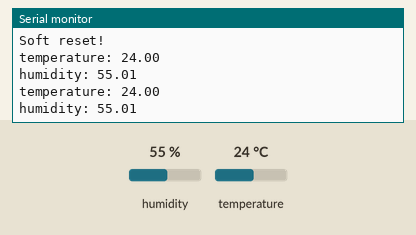
The sketch below on a simulated Arduino Leonardo, built with avr-gcc and run on an emulated ATmega32U4. Parts: the last lines printed to the serial monitor. Wiring (inferred from the names in the program): HTU21/Si7021 sensor at I2C address 0x40. The test bench sets the inputs (shaded band); at power-on: humidity 55 %, temperature 24 °C.

Above: at 1.3 s.
1.4 s: humidity set to 22 %
At 2.5 s:
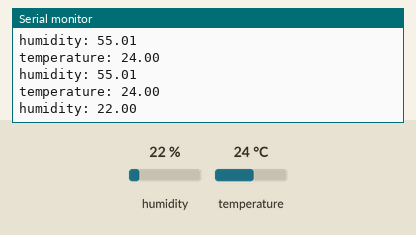
2.9 s: temperature set to 12 °C
At 4.0 s:
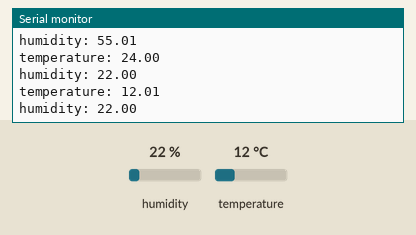
4.4 s: humidity set to 40 %
At 6.0 s:
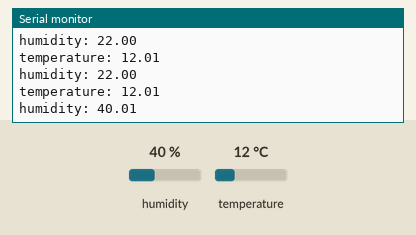
Timing chart, 0 to 7.5 s (numbered marks = the images above; inputs shaded):
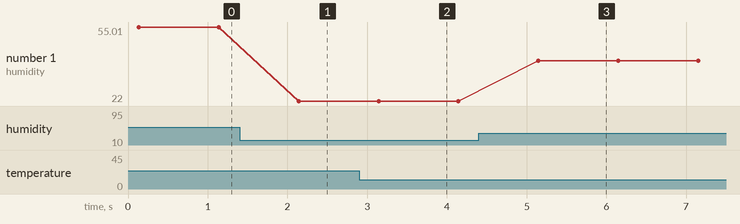

The sketch:

SHT20_reader.ino
```cpp
// SHT20 reader
//by jiahao chen on 2018.2.9
//SDA: A4; SCL: A5

#include <SHT20_reader.h>

void setup() {
  Wire.begin();

  Serial.begin(9600);
  while (!Serial);             // Leonardo: wait for serial monitor
  Serial.println("\nSHT20 reader");
  delay(100);

  //soft reset
  if (softReset() == 0) {
    Serial.println("Soft reset!");
    delay(20);
  }
}

void loop() {

  //read register
  //  unsigned char val;
  //  if (readReg(&val) > 0) {
  //    Serial.print("read register: ");
  //    Serial.println(val, HEX);
  //  }
  //  //write register
  //  Serial.println("write register:");
  //  if ((val = writeReg( MODE_RH10_T13 )) == 0) {
  //    Serial.println("success!");
  //  }
  //  delay(100);
  //  //read again
  //  if (readReg(&val) > 0) {
  //    Serial.print("read register again: ");
  //    Serial.println(val, HEX);
  //  }
  //  unsigned char buf[] = {0x11, 0x44}; // 00010010, 00110100
  //  short value = (buf[0] << 8) | (buf[1]); //0001001000110100
  //  Serial.println(value, HEX); //0x1234

  //temperature mesurement
  unsigned short temp;
  if (measurement(&temp, T_MES_HOLD_MASTER)) {
    Serial.print("temperature: ");
    Serial.println(tempConvertion(temp));
  }
  //humidity
  if (measurement(&temp, RH_MES_HOLD_MASTER)) {
    Serial.print("humidity: ");
    Serial.println(humidConvertion(temp));
  }
  delay(1000);
}

//////////////////////////////////////// soft reset to sensor/////////////////////////////////
char softReset() {
  Wire.beginTransmission(ADDRESS); // transmit to device #64 (0x40)
  Serial.println(Wire.write(SOFT_RESET));
  char st = Wire.endTransmission();
  Serial.println( st, HEX );
  return st;     // stop transmitting
}

/////////////////////////////////////////////set up user register//////////////////////////////////
char writeReg(char valToWrite) {
  unsigned char buf[2];
  buf[0] = WRITE_USER_REG;
  unsigned char val;

  //read the register to get the reserved bits
  if (readReg( &val) > 0) {
    //    Serial.println(val, HEX); // 0x3A = 0011 1010
    val &= RESERVED_BITS_MASK; // 0011 1010 & 0011 1000 = 0011 1000 = 0x38
    //    Serial.println(val, HEX); //
    buf[1] = valToWrite | val; //value to send  0011 1000 | 10000011 = 1011 1011 = 0xBB
    //    Serial.println(buf[1], HEX);

    Wire.beginTransmission(ADDRESS); // transmit to device #64 (0x40)
    Serial.print("write number: ");
    Serial.println(Wire.write(buf, 2));           // sends value bytes
    return Wire.endTransmission();     // stop transmitting
  }
  else {
    Serial.println("error reading register");
    return -1;
  }

}

/////////////////read contents from user register/////////////////////////////////////////////////
int readReg(char *reg) {
  int error, num = 0;
  Wire.beginTransmission(ADDRESS); // transmit to device #64 << 1 (0x80)
  Wire.write(READ_USER_REG);            // sends value byte

  if ( (error = Wire.endTransmission(false)) == 0) {
    num = Wire.requestFrom(ADDRESS, 1, false);    // request 1 bytes from slave device
    if (num > 0)
      while (Wire.available())   // slave may send less than requested
        *reg = Wire.read();    // receive a byte as character
  }
  else {
    Serial.print("error trasmitting data!");
    Serial.println(errorHandler(error));
  }
  return num;
}

/////////////////////////////////////trigger a measurement/////////////////////////////
boolean measurement(unsigned short *value , unsigned char cmd) {
  boolean state = false;
  byte num = 0, error;
  unsigned char buf[2];
  Wire.beginTransmission(ADDRESS); // transmit to device #64 << 1 (0x80)
  Wire.write(cmd);            // sends value byte

  if ( (error = Wire.endTransmission(false)) == 0) {
    num = Wire.requestFrom(ADDRESS, 2, false);    // request 2 bytes from slave device
    char i = 0;
    if (num > 0) {
      state = true;
      while (Wire.available() && i < 2) { // slave may send less than requested
        buf[i++] = Wire.read();
        //        Serial.println(buf[i++], HEX);
      }
    }
    else {
      Serial.print("error trasmitting data!");
      Serial.println(errorHandler(error));
    }
    *value = (buf[0] << 8) | (buf[1]);
    //    Serial.println(*value, DEC);
    return state;
  }
}

////////////////////////////error handling////////////////////////////////////////////
char* errorHandler(char errorCode) {
  switch (errorCode) {
    case 0: return "SUCCESS";
    case 1: return "BUFFER_FULL";
    case 2: return "NACK_ADDR";
    case 3: return "NACK_DATA";
    default: return "UNKNOWN";
  }
}

//////////////////////////convertion temperature////////////////////////////////////
float tempConvertion(unsigned short val) {
  return -46.85 + (175.72 * (val & TEMPERATURE_STATUS)) / 65536;
}

////////////////////////////////convert humidity////////////////////////////////////
float humidConvertion(unsigned short val) {
  return -6 + (125.0 * (val & HUMIDITY_STATUS)) / 65536;
}
```

Measured:
- after the input at 1.4 s, the serial monitor: prints a new line after 0.74 s (image 1)
- after the input at 2.9 s, the serial monitor: prints a new line after 0.24 s (image 2)
- after the input at 4.4 s, the serial monitor: prints a new line after 0.75 s (image 3)
- plotted number 1: 55.01 → 22 after the input at 1.4 s, 22 → 40.01 after the input at 4.4 s
